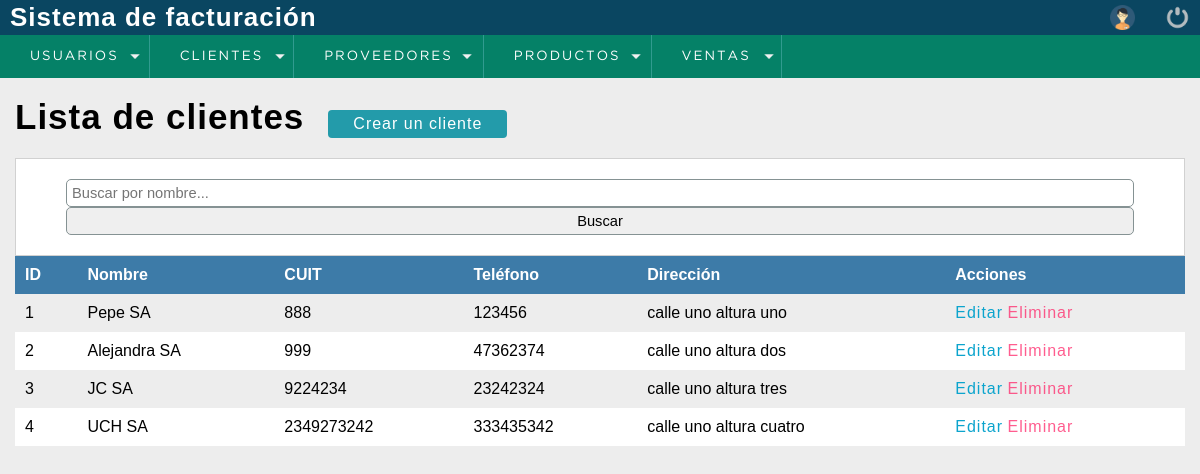
The page /proyecto/sistema/lista_cliente.php (signed in) on the database its author committed.
### tables this page shows
CREATE TABLE `cliente` (
  `idcliente` int(11) NOT NULL,
  `nombre` varchar(80) DEFAULT NULL,
  `telefono` int(11) DEFAULT NULL,
  `direccion` text DEFAULT NULL,
  `cuit` bigint(20) DEFAULT NULL
);

### proyecto/sistema/lista_cliente.php (the view, shortened to what this page needs)
<?php
    include "../bd.php";
    $nombre_cliente = '';
?>
<!DOCTYPE html>
<html lang="en">
<head>
    <?php include "includes/scripts.php"; ?>
    <?php include "includes/header.php"; ?>
</head>
<body>
    <section id="container">
        <h1>Lista de clientes</h1>
        <a href="registro_cliente.php" class="btn_new">Crear un cliente</a>
        <form action="" method="GET" class="form_search">
            <input type="text" name="nombre_cliente" id="nombre_cliente" placeholder="Buscar por nombre..." value="<?php echo $nombre_cliente; ?>">
            <input type="submit" value="Buscar" class="btn_search">
        </form>
        <table>
            <tr>
                <th>ID</th>
                <th>Nombre</th>
                <th>CUIT</th>
                <th>Teléfono</th>
                <th>Dirección</th>
                <th>Acciones</th>
            </tr>
            <?php
            if (!empty($nombre_cliente)) {
                $query = mysqli_query($connection, "SELECT * FROM cliente WHERE nombre LIKE '%$nombre_cliente%'");
            } else {
                $query = mysqli_query($connection, "SELECT * FROM cliente");
            }
            $result = mysqli_num_rows($query);
            if($result > 0){
                while($data = mysqli_fetch_array($query)){
            ?>
            <tr>
                <td><?php echo $data['idcliente']; ?></td>
                <td><?php echo $data['nombre']; ?></td>
                <td><?php echo $data['cuit']; ?></td>
                <td><?php echo $data['telefono']; ?></td>
                <td><?php echo $data['direccion']; ?></td>
                <td>
                    <a class="link_edit" href="editar_cliente.php?id=<?php echo $data['idcliente']; ?>">Editar</a>
                    <a class="link_delete" href="eliminar_cliente.php?id=<?php echo $data['idcliente']; ?>">Eliminar</a>
                </td>
            </tr>
            <?php
                }
            } else {
                echo '<tr><td colspan="6">No hay clientes registrados o no se encontraron resultados para la búsqueda.</td></tr>';
            }
            ?>
        </table>
    </section>
</body>
</html>

### proyecto/sistema/css/style.css (style rules this page uses)
* { margin: 0; padding: 0; box-sizing: border-box; }
body { background: #ededed; }
h1, h2, h3, h4, h5, h6 { font-family: 'arial'; font-weight: bold; letter-spacing: 1px; }
h1 { font-size: 26px; }
a { text-decoration: none; font-family: arial; letter-spacing: 1px; }
#container { padding: 90px 15px 15px; }
form { background: #FFF; margin: auto; padding: 20px 50px; border: 1px solid #d1d1d1; }
input,select { display: block; width: 100%; font-size: 11pt; padding: 5px; border: 1px solid #859293; border-radius: 5px; }
#container h1 { font-size: 35px; display: inline-block; }
.btn_new { display: inline-block; background: #239baa; color: #FFF; padding: 5px 25px; border-radius: 4px; margin: 20px; }
table { border-collapse: collapse; font-size: 12pt; font-family: 'Arial'; width: 100%; }
table th { text-align: left; padding: 10px; background: #3d7ba8; color: #FFF; }
table tr:nth-child(odd) { background: #FFF; }
table td { padding: 10px; }
.link_edit { color: #0ca4cd; }
.link_delete { color: #f26b; }

### rows shown on the page
cliente: idcliente "1", nombre "Pepe SA", cuit "888", telefono "123456", direccion "calle uno altura uno"
cliente: idcliente "2", nombre "Alejandra SA", cuit "999", telefono "47362374", direccion "calle uno altura dos"
cliente: idcliente "3", nombre "JC SA", cuit "9224234", telefono "23242324", direccion "calle uno altura tres"
cliente: idcliente "4", nombre "UCH SA", cuit "2349273242", telefono "333435342", direccion "calle uno altura cuatro"
